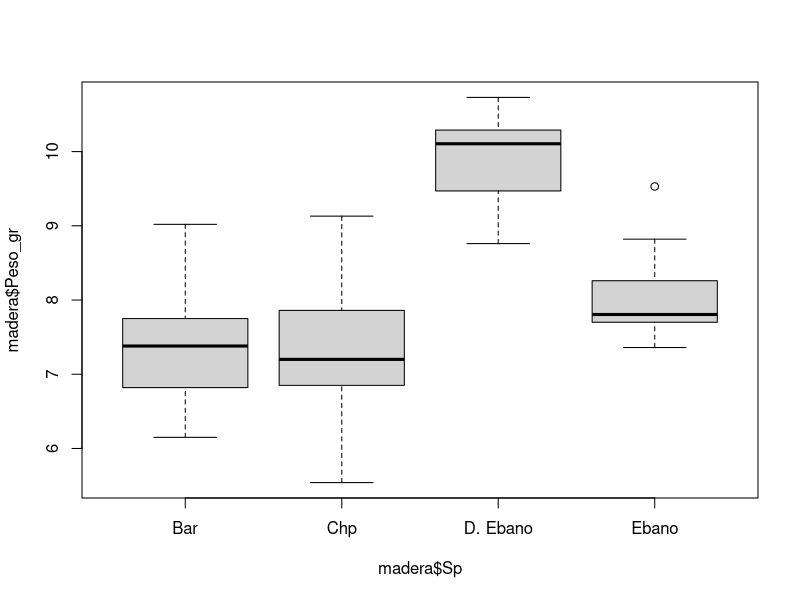

R code for this plot:
# Amanda
# Semana 8
# 10/03/2022
# Revisar datos peso madera 2x2x2
# BD madera

madera <- read.csv("CLASES/BD.est.madera2x2.csv", header = T)

madera$Sp <- as.factor(madera$Sp)

boxplot(madera$Peso_gr ~ madera$Sp)

library(dplyr)

# alfa=0.05
# Ho= la variable peso de la Sp barreta es igual al peso de la muestra teórica
# H1= la variable peso de la Sp barreta es diferente 


# Comparación de una media teórica Mu=8.0 para Sp=Barreta

bar <- madera %>%
  filter(Sp=="Bar")

mean(bar$Peso_gr)

t.test(bar$Peso_gr, mu=8.0)
t.test(bar$Peso_gr, mu=7.5)
t.test(bar$Peso_gr, mu=7.45)
t.test(bar$Peso_gr, mu=7.38)
t.test(bar$Peso_gr, mu=7.4)

# Comparación de una media teórica Mu=8.5 para Sp=Chp

chp <- madera %>%
  filter(Sp=="Chp")

mean(chp$Peso_gr)
t.test(chp$Peso_gr, mu=8.5)
t.test(chp$Peso_gr, mu=7.4)
t.test(chp$Peso_gr, mu=7.48)

# Comparación de una media teórica Mu=12.00 para Sp=D.Eb

d.eb <- madera %>%
  filter(Sp=="D. Ebano")
mean(d.eb$Peso_gr)
t.test(d.eb$Peso_gr, mu=12)

# Comparación de una media teórica Mu=11.3 para Sp=D.Eb
t.test(d.eb$Peso_gr, mu=11.3)

# Comparación de una media teórica Mu=8.3 para Sp=Eb

Eb <- madera %>%
  filter(Sp=="Ebano")

mean(Eb$Peso_gr)
t.test(Eb$Peso_gr, mu=8.3)

# Comparación de una media teórica Mu=7.9 para Sp=Eb
t.test(Eb$Peso_gr, mu=7.9)
